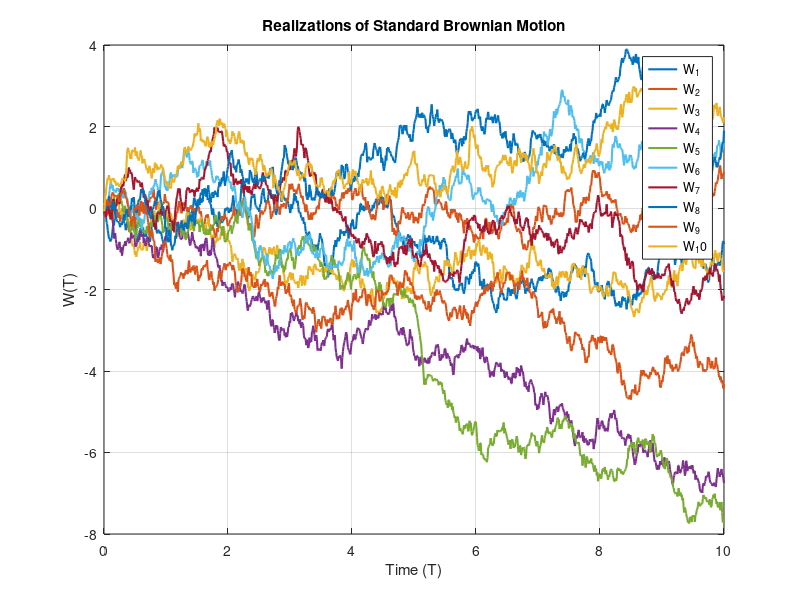

Recreate this plot in MATLAB.
clc; clear all; close all;

% Scalar Standard Brownian Motion = Standard Wiener Process
Ns = 10; % Number of realizations
T = 10; % Final time
N = 1000; % Number of time steps
seed = 100; % Seed for reproducibility
% Realization of Ns Standard Brownian Motions
rng(seed);
dt = T/N;
dW = sqrt(dt)*randn(Ns,N);
W = cumsum(dW,2);

% Time vector
time = linspace(0, T, N);

% Plot the realizations of W(T)
figure;
plot(time, W', 'LineWidth', 1.5); % Plot each realization as a separate line
xlabel('Time (T)');
ylabel('W(T)');
title('Realizations of Standard Brownian Motion');
grid on;
legend(arrayfun(@(x) sprintf('W_%d', x), 1:Ns, 'UniformOutput', false)); % Add legend for each realization